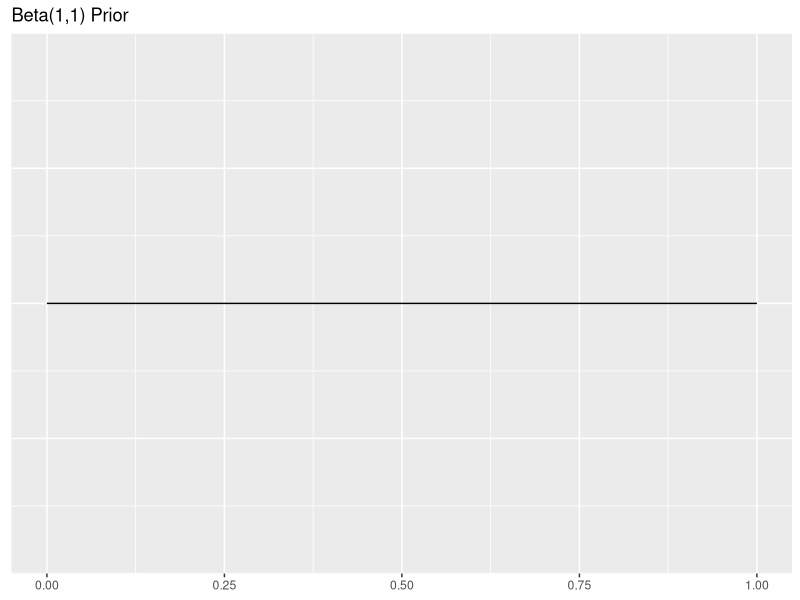
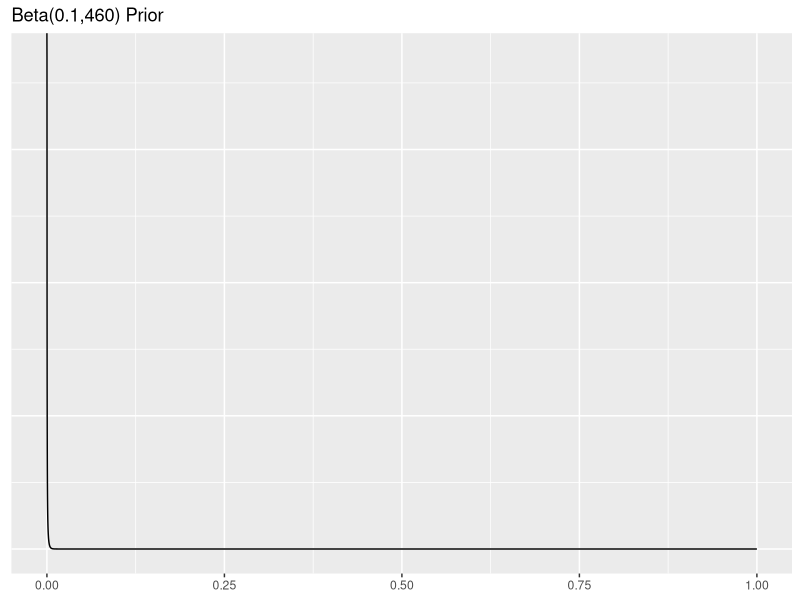
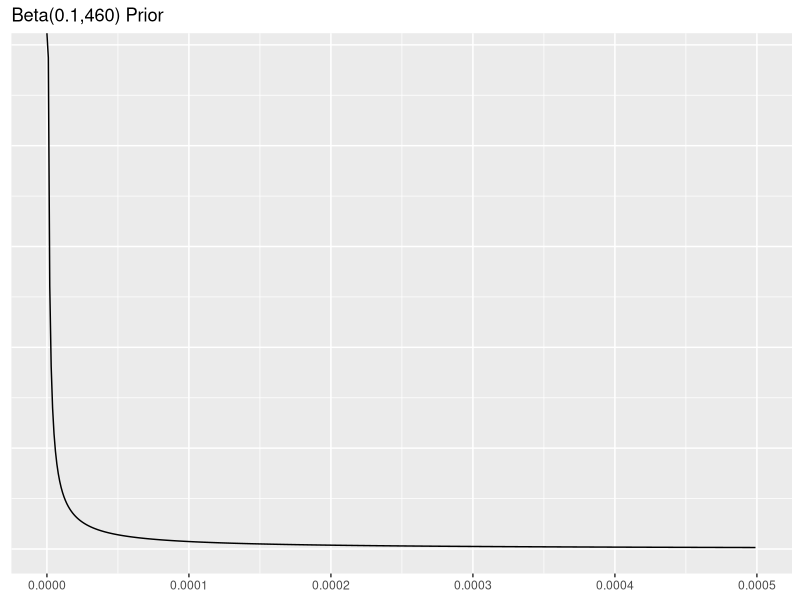
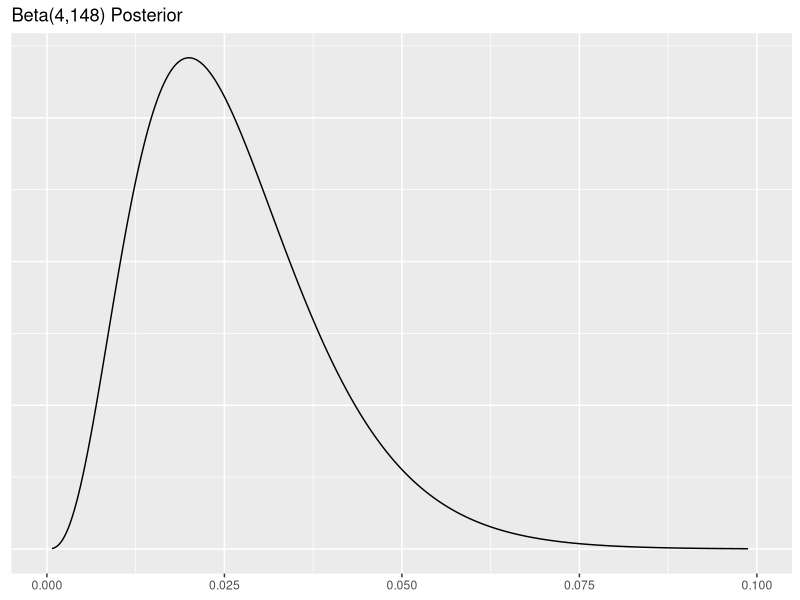
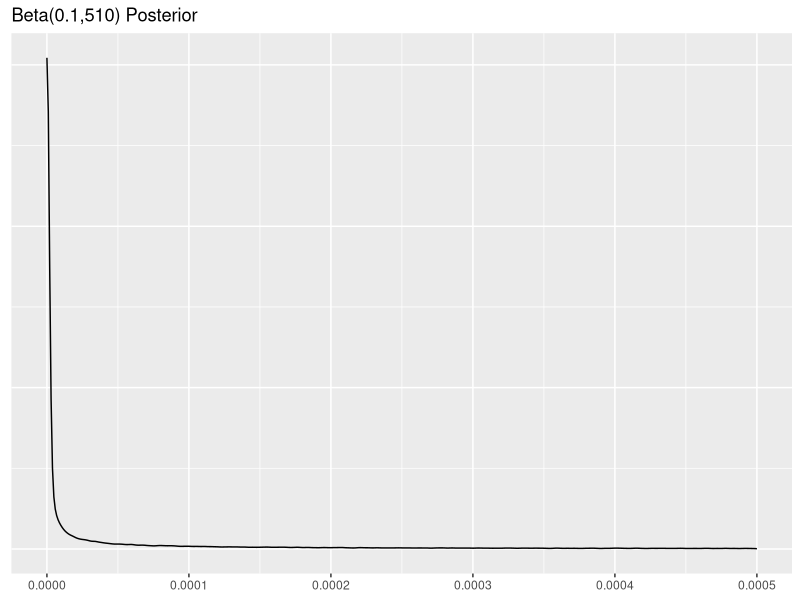

Generate these figures, in order, with R:
## ---- chunk 1
#| echo: fenced
tumordat <- data.frame(
  "tumor_no" = c(147, 50),
  "tumor_yes" = c(3, 0),
  row.names = c("Exposed", "Control"),
  stringsAsFactors = FALSE
)
colnames(tumordat) <- c("No Tumor", "Tumor")

tumordat

## ---- chunk 2
#| echo: false
fisher.test(tumordat)
## ---- chunk 3
#| echo: false

library(tidyverse)
x = seq(0, 1, length=10000)

db=dbeta(x, 1, 1)

ggplot() + 
  geom_line(aes(x,db)) + 
  theme(axis.title.x=element_blank(), axis.title.y=element_blank(), axis.ticks.y=element_blank(),axis.text.y=element_blank()) + 
  labs(title="Beta(1,1) Prior")
## ---- chunk 4
#| echo: false

x = seq(0, 1, length=10000)

db=dbeta(x, 0.1, 460)

ggplot() + 
  geom_line(aes(x,db)) + 
  theme(axis.title.x=element_blank(), axis.title.y=element_blank(), axis.ticks.y=element_blank(),axis.text.y=element_blank()) + 
  labs(title="Beta(0.1,460) Prior")
## ---- chunk 5
#| echo: false
options(scipen=999)
x = seq(0, 1, length=1000000)

db=dbeta(x, 0.1, 460)

ggplot() + 
  geom_line(aes(x,db)) + 
  theme(axis.title.x=element_blank(), axis.title.y=element_blank(), axis.ticks.y=element_blank(),axis.text.y=element_blank()) + 
  labs(title="Beta(0.1,460) Prior") + xlim(0,.0005)
## ---- chunk 6
# take sample of a lot of values from posterior and plot them
x_ben=rbeta(100000,4,148)
dben=dbeta(x_ben, 4, 148)

ggplot() + 
  geom_line(aes(x_ben,dben)) + 
  theme(axis.title.x=element_blank(), axis.title.y=element_blank(), axis.ticks.y=element_blank(),axis.text.y=element_blank()) + 
  labs(title="Beta(4,148) Posterior") + xlim(0,.1)

## ---- chunk 7
# take sample of a lot of values from posterior and plot them
x_con=rbeta(100000,0.1,510)

ggplot() + 
  geom_density(aes(x_con)) + 
  theme(axis.title.x=element_blank(), axis.title.y=element_blank(), axis.ticks.y=element_blank(),axis.text.y=element_blank()) + 
  labs(title="Beta(0.1,510) Posterior") + xlim(0,.0005)

## ---- chunk 8
#| echo: true
#| eval: true
x_con=rbeta(10000000,0.1,510)
x_ben=rbeta(10000000,4,148)
head(data.frame(x_con,x_ben))
mean(x_ben>x_con)
